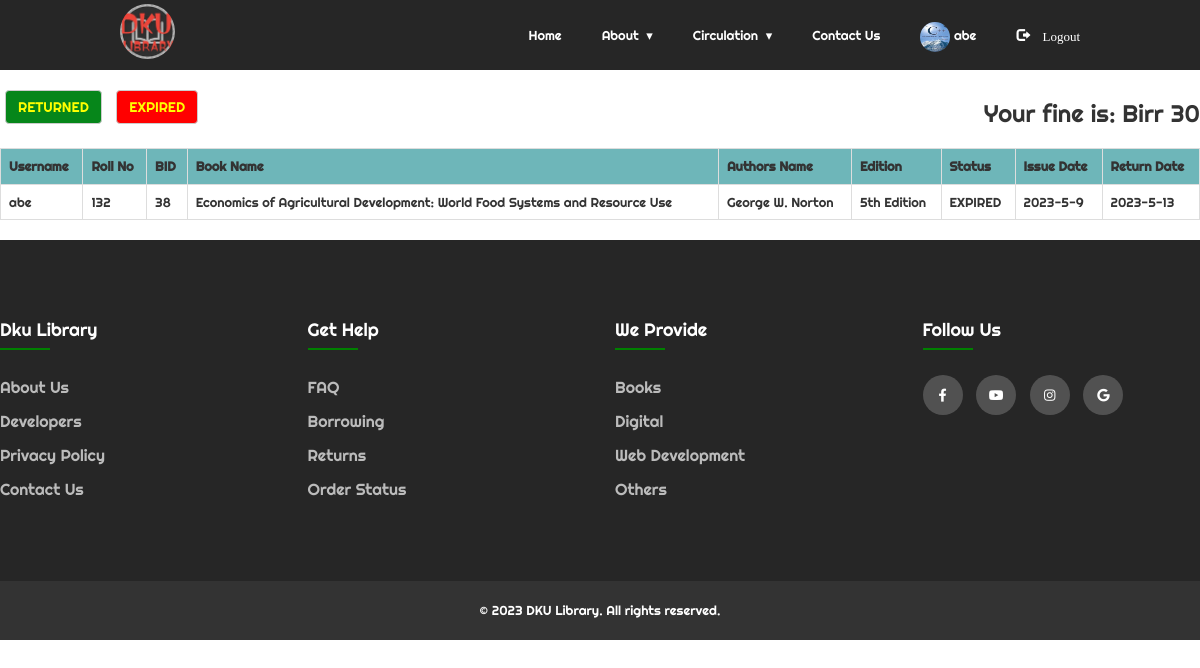
Page /Student_/expired.php (signed in) on the committed database.
### tables this page shows
CREATE TABLE `student` (
  `name` varchar(100) NOT NULL,
  `username` varchar(100) NOT NULL,
  `roll` int(100) NOT NULL,
  `email` varchar(100) NOT NULL,
  `contact` varchar(100) NOT NULL,
  `password` varchar(255) NOT NULL,
  `status` int(10) NOT NULL,
  `pic` varchar(100) NOT NULL
);

CREATE TABLE `books` (
  `bid` int(100) NOT NULL,
  `name` varchar(100) NOT NULL,
  `authors` varchar(100) NOT NULL,
  `edition` varchar(100) NOT NULL,
  `status` varchar(100) NOT NULL,
  `quantity` int(100) NOT NULL,
  `department` varchar(100) NOT NULL
);

CREATE TABLE `issue_book` (
  `username` varchar(100) NOT NULL,
  `bid` int(100) NOT NULL,
  `name` varchar(500) NOT NULL,
  `approve` varchar(100) NOT NULL,
  `issue` varchar(100) NOT NULL,
  `return` varchar(100) NOT NULL
);

### Student_/expired.php (the view, shortened to what this page needs)
<?php
  include "nav.php";
?>
<!DOCTYPE html>
<html>
<head>
</head>
<body>
  <div class="lela">
    <?php
      if(isset($_SESSION['login_user']))
      {
        ?>
      <div style="float: left; padding-left:  5px; padding-top: 20px;">
      <form method="post" action="">
          <button name="submit2" type="submit" class="btn btn-default" style="background-color: #06861a; color: yellow;">RETURNED</button>
          <button name="submit3" type="submit" class="btn btn-default" style="background-color: red; color: yellow;">EXPIRED</button>
      </form>
      </div>
      <div style="float: right;padding-top: 10px;">
        <?php
        $var=0;
          $result=mysqli_query($db,"SELECT * FROM `fine` where username='$_SESSION[login_user]' and status='not paid' ;");
          while($r=mysqli_fetch_assoc($result))
          {
            $var=$var+$r['fine'];
          }
          $var2=$var+$_SESSION['fine'];
         ?>
        <h3>Your fine is:
          <?php
            echo "Birr ".$var2;
          ?>
        </h3>
      </div>
        <br><br><br><br>
        <?php
      }
         $ret='RETURNED';
        if(isset($_POST['submit2']))
        {
        $sql="SELECT student.username,roll,books.bid,books.name,authors,edition,approve,issue,issue_book.return FROM student inner join issue_book ON student.username=issue_book.username inner join books ON issue_book.bid=books.bid WHERE issue_book.approve ='$ret' and issue_book.username ='$_SESSION[login_user]'  ORDER BY `issue_book`.`return` DESC";
        $res=mysqli_query($db,$sql);
        }
        else
        {
        $sql="SELECT student.username,roll,books.bid, books.name,authors,edition,approve,issue,issue_book.return FROM student inner join issue_book ON student.username=issue_book.username inner join books ON issue_book.bid=books.bid WHERE issue_book.approve !='' and issue_book.approve !='Yes'  and issue_book.username ='$_SESSION[login_user]' ORDER BY `issue_book`.`return` DESC";
        $res=mysqli_query($db,$sql);
        }
        echo "<table class='table table-bordered table-hover' >";
			echo "<tr style='background-color: #6db6b9e6;'>";
        echo "<th>"; echo "Username";  echo "</th>";
        echo "<th>"; echo "Roll No";  echo "</th>";
        echo "<th>"; echo "BID";  echo "</th>";
        echo "<th>"; echo "Book Name";  echo "</th>";
        echo "<th>"; echo "Authors Name";  echo "</th>";
        echo "<th>"; echo "Edition";  echo "</th>";
        echo "<th>"; echo "Status";  echo "</th>";
        echo "<th>"; echo "Issue Date";  echo "</th>";
        echo "<th>"; echo "Return Date";  echo "</th>";
      echo "</tr>";
      while($row=mysqli_fetch_assoc($res))
      {
        echo "<tr>";
          echo "<td>"; echo $row['username']; echo "</td>";
          echo "<td>"; echo $row['roll']; echo "</td>";
          echo "<td>"; echo $row['bid']; echo "</td>";
          echo "<td>"; echo $row['name']; echo "</td>";
          echo "<td>"; echo $row['authors']; echo "</td>";
          echo "<td>"; echo $row['edition']; echo "</td>";
          echo "<td>"; echo $row['approve']; echo "</td>";
          echo "<td>"; echo $row['issue']; echo "</td>";
          echo "<td>"; echo $row['return']; echo "</td>";
        echo "</tr>";
      }
    echo "</table>";
        echo "</div>";
    ?>
</body>
</html>
<?php
include 'footer.php';
?>

### Student_/nav.css (style rules this page uses)
body { margin: 0; padding: 0; }
* { font-family: 'Righteous', cursive; }

### Student_/expired.php (style rules this page uses)
body { font-size: 13px; }
table { width: 100%; border-collapse: collapse; margin-bottom: 20px; }
table th, table td { padding: 8px; text-align: left; vertical-align: top; border-top: 1px solid #ccc; }
table th { background-color: #6db6b9e6; font-weight: bold; }
table tr:nth-child(odd) { background-color: #f9f9f9; }

### Student_/footer.php (style rules this page uses)
body { line-height: 1.5; overflow-x: hidden; font-family: 'Poppins', sans-serif; }
* { margin:0; padding:0; box-sizing: border-box; }

### rows in the picture
student: username "abe", roll "132", books.bid "38", books.name "Economics of Agricultural Development: World Food Systems and Resource Use", books.authors "George W. Norton", books.edition "5th Edition", issue_book.approve "EXPIRED", issue_book.issue "2023-5-9", issue_book.return "2023-5-13"

### other values in the picture
$_SESSION['login_user'] "abe"
$var2 "30"
